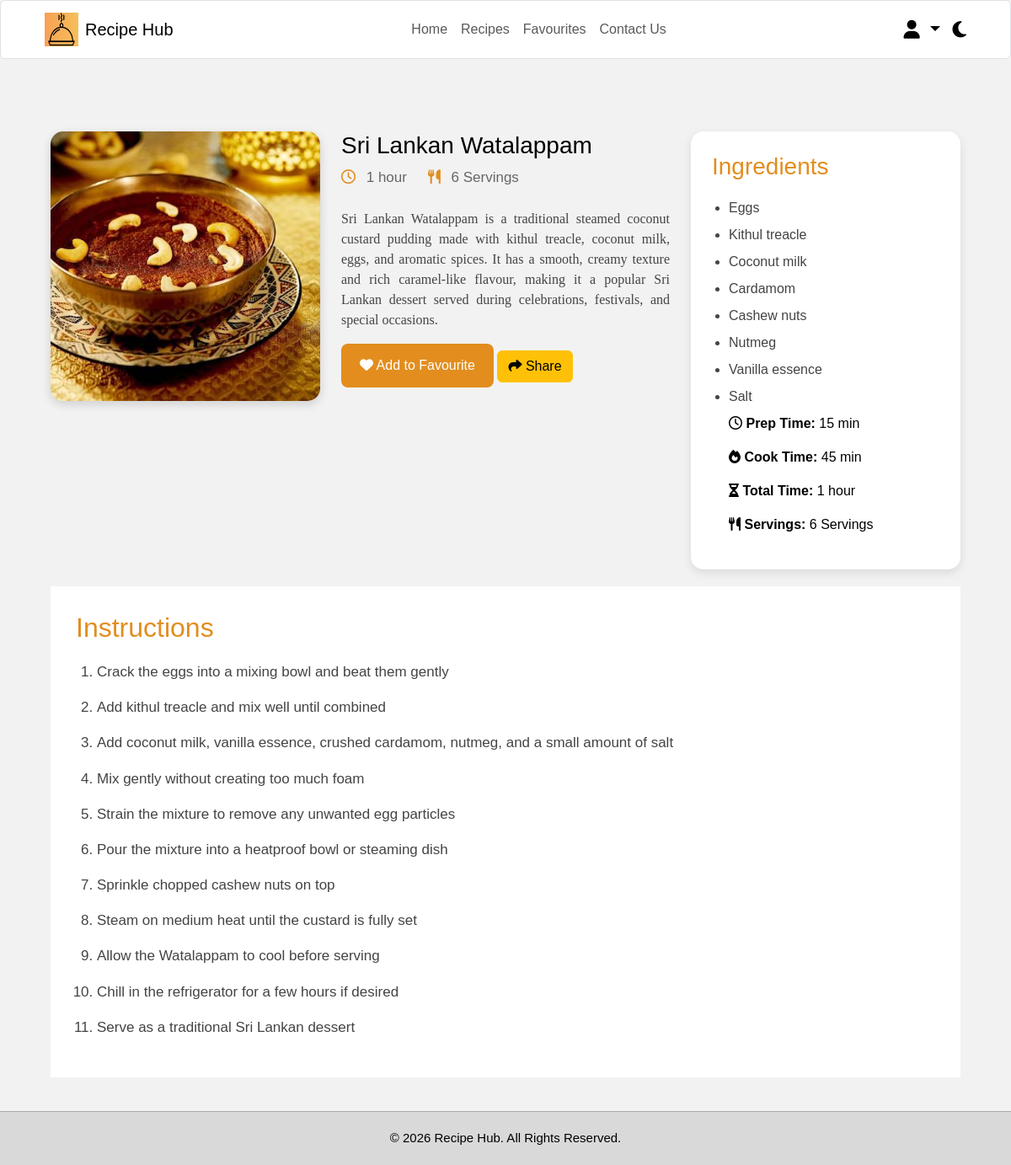
The page /Recipe-Details.php?recipe=watalappan (signed in) on the database its author committed.
### tables this page shows
CREATE TABLE `recipes` (
  `id` int(11) NOT NULL,
  `recipe_key` varchar(100) DEFAULT NULL,
  `title` varchar(255) NOT NULL,
  `description` text DEFAULT NULL,
  `image` varchar(255) DEFAULT NULL,
  `ingredients` text NOT NULL,
  `instructions` text NOT NULL,
  `prep_time` varchar(50) DEFAULT NULL,
  `cook_time` varchar(50) DEFAULT NULL,
  `total_time` varchar(50) DEFAULT NULL,
  `servings` varchar(50) DEFAULT NULL,
  `user_id` int(11) DEFAULT NULL
);

### Recipe-Details.php (the view, shortened to what this page needs)
<?php
include "includes/db.php";
$recipeKey = isset($_GET["recipe"]) ? trim($_GET["recipe"]) : "";
$sql = "SELECT id, recipe_key, title, description, image,
               ingredients, instructions,
               prep_time, cook_time, total_time, servings
        FROM recipes
        WHERE recipe_key = ?";
$stmt = $conn->prepare($sql);
$stmt->execute([$recipeKey]);
$recipe = $stmt->fetch(PDO::FETCH_ASSOC);
?>
<!DOCTYPE html>
<html lang="en">
<head>
<link rel="stylesheet"
href="https://cdnjs.cloudflare.com/ajax/libs/font-awesome/6.5.0/css/all.min.css">
<link href="https://cdn.jsdelivr.net/npm/bootstrap@5.3.7/dist/css/bootstrap.min.css" rel="stylesheet">
<link rel="stylesheet" href="css/style.css">
</head>
<body>
<header>
<nav class="navbar navbar-expand-lg bg-white border rounded">
    <div class="container-fluid">
        <a class="navbar-brand d-flex align-items-center" href="home.php">
            <img src="Images/Logo/Recipe_Hub_logo.png"
            width="40"
            height="40"
            class="me-2">
            <span>
                Recipe Hub
            </span>
        </a>
        <div class="collapse navbar-collapse"
        id="navbarMenu">
            <ul class="navbar-nav mx-auto">
                <li class="nav-item">
                    <a class="nav-link" href="home.php">
                        Home
                    </a>
                </li>
                <li class="nav-item">
                 <a class="nav-link" href="recipes.php">
                 Recipes
                </a>
                </li>
                <li class="nav-item">
                <a class="nav-link" href="favourites.php">
                Favourites
                </a>
                </li>
                <li class="nav-item">
                    <a class="nav-link" href="Contacts.php">
                        Contact Us
                    </a>
                </li>
            </ul>
<div class="dropdown">
    <a href="#"
       class="user-icon dropdown-toggle"
       data-bs-toggle="dropdown"
       aria-expanded="false">
        <i class="fa-solid fa-user"></i>
    </a>
</div>
    <i class="fa-solid fa-moon mode-icon"></i>
        </div>
    </div>
</nav>
</header>
<section class="breadcrumb">
</section>
<main>
<section class="recipe-details">
<div class="recipe-image">
<img id="recipeImage"
     src="<?php echo htmlspecialchars($recipe["image"]); ?>"
     alt="<?php echo htmlspecialchars($recipe["title"]); ?>">
</div>
<div class="recipe-content">
<h3 id="recipeTitle">
    <?php echo htmlspecialchars($recipe["title"]); ?>
</h3>
<div class="recipe-meta">
    <span>
        <i class="fa-regular fa-clock"></i>
        <?php echo htmlspecialchars($recipe["total_time"]); ?>
    </span>
    <span>
        <i class="fa-solid fa-utensils"></i>
        <?php echo htmlspecialchars($recipe["servings"]); ?>
    </span>
</div>
<p id="recipeDescription">
    <?php echo htmlspecialchars($recipe["description"]); ?>
</p>
<button id="addFavouriteBtn" class="fav-btn">
<i class="fa-solid fa-heart"></i>
Add to Favourite
</button>
<button id="shareRecipeBtn" class="btn btn-warning">
    <i class="fa-solid fa-share"></i> Share
</button>
</div>
<aside class="ingredients-box">
<h2>
Ingredients
</h2>
<ul id="recipeIngredients">
    <?php
    $ingredients = explode(",", $recipe["ingredients"]);
    foreach ($ingredients as $ingredient):
    ?>
        <li>
            <?php echo htmlspecialchars(trim($ingredient)); ?>
        </li>
    <?php endforeach; ?>
<div class="recipe-info">
    <p>
        <i class="fa-regular fa-clock"></i>
        <strong>Prep Time:</strong>
        <?php echo htmlspecialchars($recipe["prep_time"]); ?>
    </p>
    <p>
        <i class="fa-solid fa-fire"></i>
        <strong>Cook Time:</strong>
        <?php echo htmlspecialchars($recipe["cook_time"]); ?>
    </p>
    <p>
        <i class="fa-solid fa-hourglass-half"></i>
        <strong>Total Time:</strong>
        <?php echo htmlspecialchars($recipe["total_time"]); ?>
    </p>
    <p>
        <i class="fa-solid fa-utensils"></i>
        <strong>Servings:</strong>
        <?php echo htmlspecialchars($recipe["servings"]); ?>
    </p>
</div>
</aside>
</section>
<section class="instructions">
<h2>
Instructions
</h2>
<ol id="recipeInstructions">
    <?php
    $instructions = explode(".", $recipe["instructions"]);
    foreach ($instructions as $instruction):
        $instruction = trim($instruction);
        if ($instruction !== ""):
    ?>
        <li>
            <?php echo htmlspecialchars($instruction); ?>
        </li>
    <?php
        endif;
    endforeach;
    ?>
</section>
</main>
<footer>
© 2026 Recipe Hub. All Rights Reserved.
</footer>
</body>
</html>

### css/Style.css (style rules this page uses)
* { margin:0; padding:0; box-sizing:border-box; font-family:Arial, Helvetica, sans-serif; }
body { background:#f2f2f2; min-height:100vh; color:black; display:flex; flex-direction:column; }
main { flex:1; }
footer { margin-top:auto; }
body { background:#f2f2f2; min-height:100vh; color:black; }
img { max-width:100%; }
a { text-decoration:none; }
header .navbar { height:70px; padding:8px 40px; background:white; border:1px solid #ddd; border-radius:10px; }
.user-icon, .mode-icon { font-size:22px; cursor:pointer; transition:0.3s; margin-left:15px; }
.breadcrumb { display:flex; align-items:center; gap:10px; padding:25px 60px; font-size:15px; }
.recipe-details { display:grid; grid-template-columns:320px 1fr 320px; gap:25px; padding:20px 60px 20px; align-items:start; }
.recipe-image img { width:100%; height:320px; object-fit:cover; border-radius:15px; box-shadow:0 4px 12px rgba(0,0,0,0.15); }
.recipe-meta { display:flex; gap:25px; margin-bottom:25px; color:#666; font-size:17px; }
.recipe-meta i { color:#E28D1E; margin-right:8px; }
.recipe-content p { font-size:16px; line-height:1.5; font-family: "Georgia", serif;; color:#444; text-align:justify; }
.fav-btn, .share-btn { width:auto; padding:14px 22px; background:#E28D1E; color:white; border:none; border-radius:8px; font-size:16px; cursor:pointer; }
.ingredients-box { background:white; padding:25px; border-radius:15px; box-shadow:0 4px 12px rgba(0,0,0,0.1); }
.ingredients-box h2 { color:#E28D1E; font-size:28px; margin-bottom:20px; }
.ingredients-box ul { padding-left:20px; }
.ingredients-box li { margin-bottom:8px; color:#444; font-size:16px; }
.instructions { margin:0 60px 40px; background:white; padding:30px; }
.instructions h2 { font-size:32px; margin-bottom:20px; color:#E28D1E; }
.instructions ol { padding-left:25px; }
.instructions li { margin-bottom:15px; font-size:17px; line-height:1.6; color:#444; }
footer { width:100%; background:#D9D9D9; color:black; text-align:center; padding:20px; border-top:1px solid #aaa; font-size:15px; }
.dropdown .user-icon { color:black; font-size:22px; cursor:pointer; text-decoration:none; }

### rows shown on the page
recipes: image (picture), title "Sri Lankan Watalappam", total_time "1 hour", servings "6 Servings", description "Sri Lankan Watalappam is a traditional steamed coconut custard pudding made with kithul treacle, coconut milk, eggs, and aromatic spices. It has a smooth, creamy texture and rich caramel-like flavour, making it a popular Sri Lankan dessert served during celebrations, festivals, and special occasions.", ingredients "Eggs", ingredients "Kithul treacle", ingredients "Coconut milk", ingredients "Cardamom", ingredients "Cashew nuts", ingredients "Nutmeg", ingredients "Vanilla essence", ingredients "Salt", prep_time "15 min", cook_time "45 min", instructions "Crack the eggs into a mixing bowl and beat them gently", instructions "Add kithul treacle and mix well until combined", instructions "Add coconut milk, vanilla essence, crushed cardamom, nutmeg, and a small amount of salt", instructions "Mix gently without creating too much foam", instructions "Strain the mixture to remove any unwanted egg particles", instructions "Pour the mixture into a heatproof bowl or steaming dish", instructions "Sprinkle chopped cashew nuts on top", instructions "Steam on medium heat until the custard is fully set", instructions "Allow the Watalappam to cool before serving", instructions "Chill in the refrigerator for a few hours if desired", instructions "Serve as a traditional Sri Lankan dessert"
